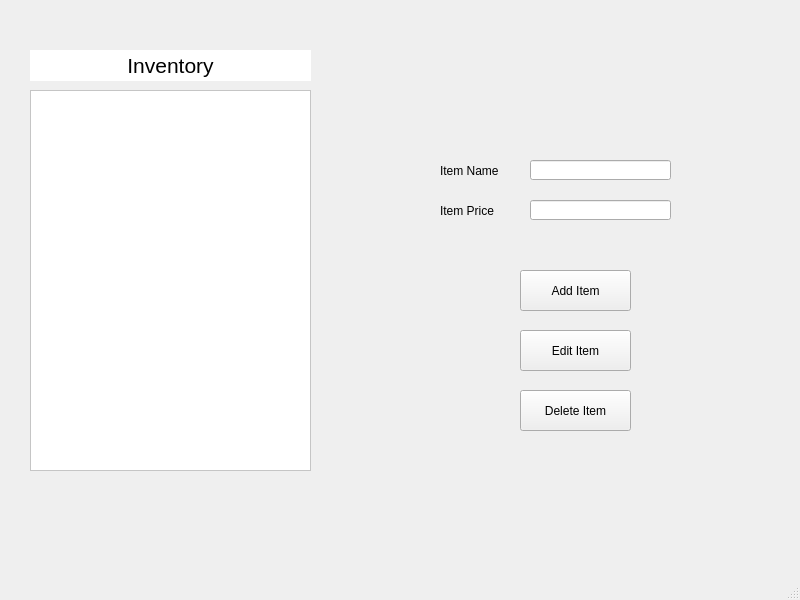
<?xml version="1.0" encoding="UTF-8"?>
<ui version="4.0">
 <class>EditItem</class>
 <widget class="QMainWindow" name="EditItem">
  <property name="geometry">
   <rect>
    <x>0</x>
    <y>0</y>
    <width>800</width>
    <height>600</height>
   </rect>
  </property>
  <property name="windowTitle">
   <string>MainWindow</string>
  </property>
  <widget class="QWidget" name="centralwidget">
   <widget class="QTableView" name="editItemTable">
    <property name="geometry">
     <rect>
      <x>30</x>
      <y>90</y>
      <width>281</width>
      <height>381</height>
     </rect>
    </property>
    <property name="sizePolicy">
     <sizepolicy hsizetype="Preferred" vsizetype="Preferred">
      <horstretch>0</horstretch>
      <verstretch>0</verstretch>
     </sizepolicy>
    </property>
    <property name="font">
     <font>
      <pointsize>11</pointsize>
     </font>
    </property>
    <property name="focusPolicy">
     <enum>Qt::NoFocus</enum>
    </property>
    <property name="styleSheet">
     <string notr="true">background-color: rgb(255, 255, 255);
color: rgb(0, 0, 0);
alternate-background-color: rgb(225, 225, 225);
selection-background-color: rgb(159, 11, 25);
selection-color: rgb(0, 0, 0);</string>
    </property>
    <property name="horizontalScrollBarPolicy">
     <enum>Qt::ScrollBarAlwaysOff</enum>
    </property>
    <property name="sizeAdjustPolicy">
     <enum>QAbstractScrollArea::AdjustToContents</enum>
    </property>
    <property name="autoScroll">
     <bool>false</bool>
    </property>
    <property name="autoScrollMargin">
     <number>5</number>
    </property>
    <property name="dragDropOverwriteMode">
     <bool>false</bool>
    </property>
    <property name="alternatingRowColors">
     <bool>true</bool>
    </property>
    <property name="selectionMode">
     <enum>QAbstractItemView::SingleSelection</enum>
    </property>
    <property name="selectionBehavior">
     <enum>QAbstractItemView::SelectRows</enum>
    </property>
    <property name="showGrid">
     <bool>false</bool>
    </property>
    <property name="gridStyle">
     <enum>Qt::SolidLine</enum>
    </property>
    <property name="sortingEnabled">
     <bool>false</bool>
    </property>
    <attribute name="horizontalHeaderVisible">
     <bool>false</bool>
    </attribute>
    <attribute name="horizontalHeaderMinimumSectionSize">
     <number>50</number>
    </attribute>
    <attribute name="horizontalHeaderDefaultSectionSize">
     <number>200</number>
    </attribute>
    <attribute name="verticalHeaderVisible">
     <bool>false</bool>
    </attribute>
    <attribute name="verticalHeaderHighlightSections">
     <bool>true</bool>
    </attribute>
   </widget>
   <widget class="QWidget" name="widget" native="true">
    <property name="geometry">
     <rect>
      <x>420</x>
      <y>90</y>
      <width>301</width>
      <height>381</height>
     </rect>
    </property>
    <property name="acceptDrops">
     <bool>false</bool>
    </property>
    <property name="autoFillBackground">
     <bool>true</bool>
    </property>
    <widget class="QPushButton" name="deleteItemButton">
     <property name="geometry">
      <rect>
       <x>100</x>
       <y>300</y>
       <width>111</width>
       <height>41</height>
      </rect>
     </property>
     <property name="text">
      <string>Delete Item</string>
     </property>
    </widget>
    <widget class="QPushButton" name="addItemButton">
     <property name="geometry">
      <rect>
       <x>100</x>
       <y>180</y>
       <width>111</width>
       <height>41</height>
      </rect>
     </property>
     <property name="text">
      <string>Add Item</string>
     </property>
    </widget>
    <widget class="QLineEdit" name="itemNameLine">
     <property name="geometry">
      <rect>
       <x>110</x>
       <y>70</y>
       <width>141</width>
       <height>20</height>
      </rect>
     </property>
    </widget>
    <widget class="QLineEdit" name="itemPriceLine">
     <property name="geometry">
      <rect>
       <x>110</x>
       <y>110</y>
       <width>141</width>
       <height>20</height>
      </rect>
     </property>
    </widget>
    <widget class="QLabel" name="label_2">
     <property name="geometry">
      <rect>
       <x>20</x>
       <y>70</y>
       <width>81</width>
       <height>21</height>
      </rect>
     </property>
     <property name="text">
      <string>Item Name</string>
     </property>
    </widget>
    <widget class="QLabel" name="label_3">
     <property name="geometry">
      <rect>
       <x>20</x>
       <y>110</y>
       <width>61</width>
       <height>21</height>
      </rect>
     </property>
     <property name="text">
      <string>Item Price</string>
     </property>
    </widget>
    <widget class="QPushButton" name="editItemButton">
     <property name="geometry">
      <rect>
       <x>100</x>
       <y>240</y>
       <width>111</width>
       <height>41</height>
      </rect>
     </property>
     <property name="text">
      <string>Edit Item</string>
     </property>
    </widget>
   </widget>
   <widget class="QLabel" name="label">
    <property name="geometry">
     <rect>
      <x>30</x>
      <y>50</y>
      <width>281</width>
      <height>31</height>
     </rect>
    </property>
    <property name="font">
     <font>
      <pointsize>16</pointsize>
     </font>
    </property>
    <property name="styleSheet">
     <string notr="true">background-color: rgb(255, 255, 255);
color: rgb(0, 0, 0);</string>
    </property>
    <property name="text">
     <string>Inventory</string>
    </property>
    <property name="alignment">
     <set>Qt::AlignCenter</set>
    </property>
   </widget>
  </widget>
  <widget class="QMenuBar" name="menubar">
   <property name="geometry">
    <rect>
     <x>0</x>
     <y>0</y>
     <width>800</width>
     <height>21</height>
    </rect>
   </property>
  </widget>
  <widget class="QStatusBar" name="statusbar"/>
 </widget>
 <resources/>
 <connections/>
</ui>
